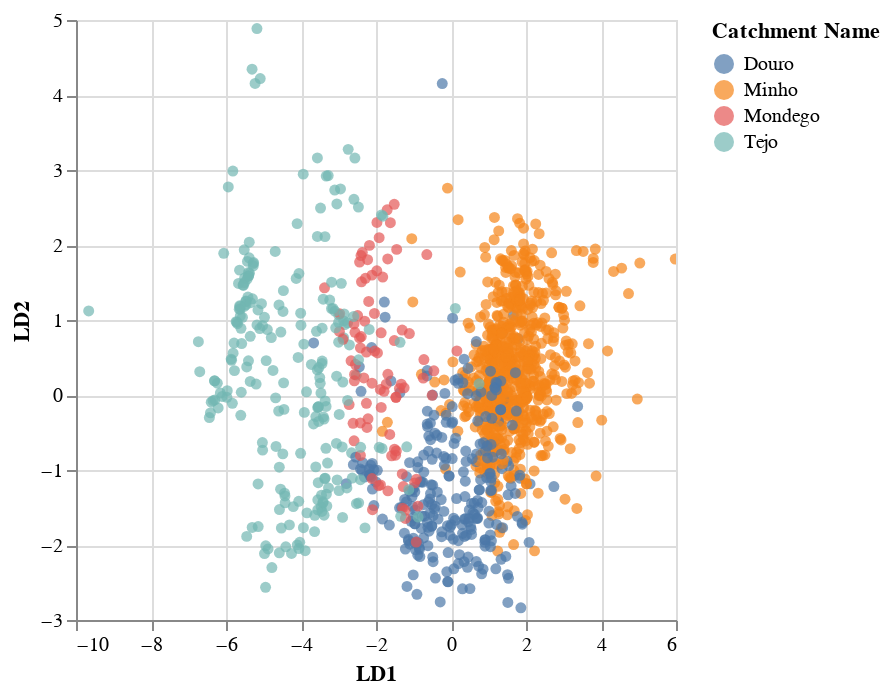

Source (notebook cell):
### Code cell
import altair as alt

# Crear el gráfico interactivo con Altair
chart = alt.Chart(lda_df).mark_circle().encode(
    x=alt.X('LD1:Q', title='LD1'),  # Especificar el eje X
    y=alt.Y('LD2:Q', title='LD2'),  # Especificar el eje Y
    color=alt.Color('Catchment_name:N', title='Catchment Name'),  # Especificar el color
    tooltip=['Catchment_name', 'LD1', 'LD2']  # Añadir información al pasar el mouse
).interactive()  # Hacer el gráfico interactivo

# Mostrar el gráfico
chart.show()

### Figure 1 — Vega-Lite specification as saved in the notebook (floating-point values rounded to 4 significant figures; data arrays with more than 128 entries replaced by an {"elided": "..."} marker saying what was removed)
{"config": {"view": {"continuousWidth": 300, "continuousHeight": 300}}, "data": {"name": "data-bdc610b6a7538f5f7d46fcd3999390c6"}, "mark": {"type": "circle"}, "encoding": {"color": {"field": "Catchment_name", "title": "Catchment Name", "type": "nominal"}, "tooltip": [{"field": "Catchment_name", "type": "nominal"}, {"field": "LD1", "type": "quantitative"}, {"field": "LD2", "type": "quantitative"}], "x": {"field": "LD1", "title": "LD1", "type": "quantitative"}, "y": {"field": "LD2", "title": "LD2", "type": "quantitative"}}, "params": [{"name": "param_1", "select": {"type": "interval", "encodings": ["x", "y"]}, "bind": "scales"}], "$schema": "https://vega.github.io/schema/vega-lite/v5.17.0.json", "datasets": {"data-bdc610b6a7538f5f7d46fcd3999390c6": {"elided": "1292 records"}}}
